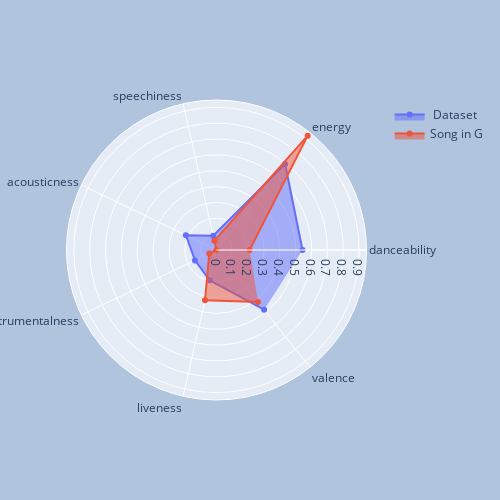

Notebook source saved alongside this figure:
### Code cell
import plotly.graph_objects as go
fig = go.Figure()

fig.add_trace(
    go.Scatterpolar(
        r=df_general['r'],
        theta=df_general['theta'],
        fill='toself',
        name=" Dataset",
       
    )
)
fig.add_trace(
    go.Scatterpolar(
        r=df2['r'],
        theta=df2['theta'],
        fill='toself',
        name='Song in G',
        
    )

)
fig.update_layout(
    autosize=False,
    width=500,
    height=500,
    margin=dict(
        l=50,
        r=50,
        b=100,
        t=100,
        pad=4
    ),
    paper_bgcolor="LightSteelBlue",
)

fig.show()

### Figure 1 — Plotly figure (JSON) as saved in the notebook; plotly's stock layout.template omitted (floating-point values rounded to 4 significant figures)
{"data": [{"fill": "toself", "name": " Dataset", "r": [0.5429, 0.6945, 0.09236, 0.2144, 0.1509, 0.1961, 0.4823], "theta": ["danceability", "energy", "speechiness", "acousticness", "instrumentalness", "liveness", "valence"], "type": "scatterpolar"}, {"fill": "toself", "name": "Song in G", "r": [0.209, 0.923, 0.0598, 5.66e-05, 0.0505, 0.326, 0.42], "theta": ["danceability", "energy", "speechiness", "acousticness", "instrumentalness", "liveness", "valence"], "type": "scatterpolar"}], "layout": {"autosize": false, "height": 500, "margin": {"b": 100, "l": 50, "pad": 4, "r": 50, "t": 100}, "paper_bgcolor": "LightSteelBlue", "width": 500}}
